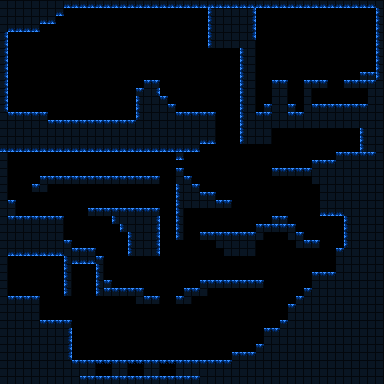

Below is a game level as drawn by its tile map, then a one-line description and the .tmx that defines it (tile-layer data replaced by summaries):
An orthogonal 48x48 tile map with 8x8 px tiles, 2 tile layers (0, above), 1 hidden layer not drawn, 3 tilesets and 4 objects (2x Spawn, Crate, Coin).

<map version="1.2" tiledversion="1.2.5" orientation="orthogonal" renderorder="right-down" width="48" height="48" tilewidth="8" tileheight="8" infinite="0" nextlayerid="29" nextobjectid="41">
 <tileset firstgid="1" source="tes_overworld.tsx" />
 <tileset firstgid="17" source="tes_overworld_grass.tsx" />
 <tileset firstgid="33" source="tes_underground.tsx" />
 <imagelayer id="28" name="Image Layer 1" visible="0" offsetx="-168" offsety="-96">
  <image source="../sprites/bluecave.png" />
 </imagelayer>
 <layer id="25" name="0" width="48" height="48">
  <properties>
   <property name="Collision" type="bool" value="true" />
  </properties>
  <data>[2304 cells, 995 non-empty, 1 distinct tile ids]</data>
 </layer>
 <layer id="26" name="above" width="48" height="48">
  <data>[2304 cells, 369 non-empty, 4 distinct tile ids]</data>
 </layer>
 <objectgroup id="19" name="Object Layer 1">
  <object id="32" name="spawn1" type="Spawn" x="24" y="40" width="8" height="8" visible="0" />
  <object id="37" name="crate_1" type="Crate" x="112" y="104" width="16" height="16" />
  <object id="38" name="coin" type="Coin" x="72" y="80" width="8" height="8" />
  <object id="40" name="spawn" type="Spawn" x="24" y="64" width="8" height="8" />
 </objectgroup>
</map>